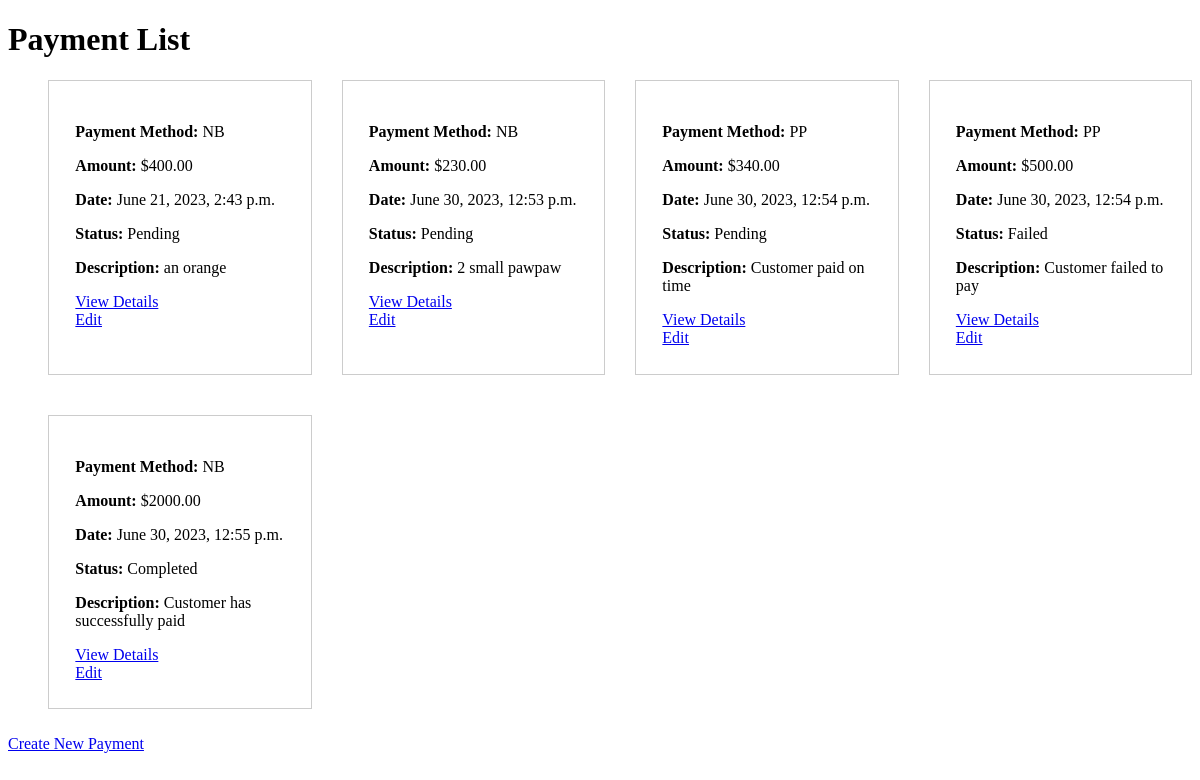
Before: /payment/payments/list/ with the older database file.
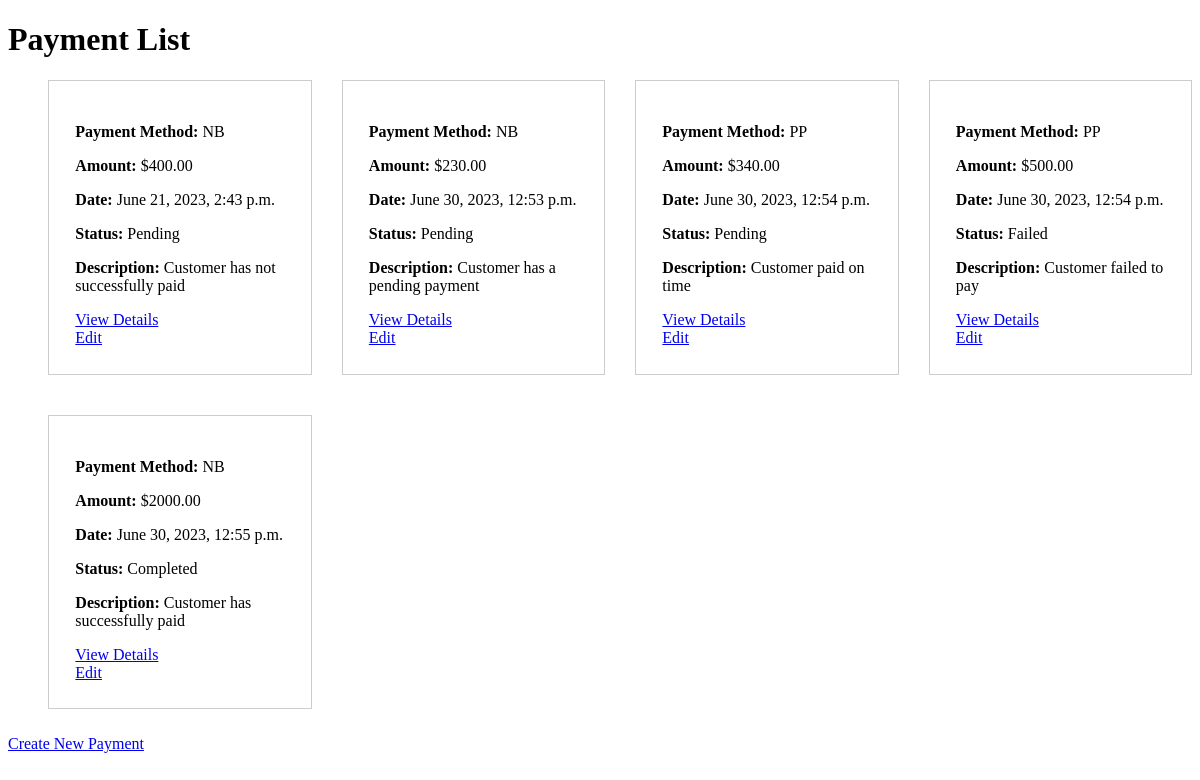
After: the same page with the newer database file.
### payment/models.py (models this page shows)
class Payment(models.Model):
    PAYMENT_METHODS = (
        ('NB', 'Lipa na Mpesa'),
        ('PP', 'Cash')
    )
    STATUS_CHOICES = (
        ('P', 'Pending'),
        ('C', 'Completed'),
        ('F', 'Failed'),
    )
    payment_method = models.CharField(max_length=2, choices=PAYMENT_METHODS)
    amount = models.DecimalField(max_digits=8, decimal_places=2)
    date = models.DateTimeField(auto_now_add=True)
    status = models.CharField(max_length=1, choices=STATUS_CHOICES)
    description = models.TextField()

### payment/views.py (the view)
# urls.py: path('payments/list/', views.payment_list, name='payment_list'),
def payment_list(request):
    payments = Payment.objects.all()
    return render(request, 'payment/payment_list.html', {'payments': payments})

### templates/payment/payment_list.html (shortened to what this page needs)
<!DOCTYPE html>
<html lang="en">
<head>
</head>
<body>
    <h1>Payment List</h1>
    <div class="payment-list">
        <ul>
            {% for payment in payments %}
        <li>
        <p><strong>Payment Method:</strong> {{ payment.payment_method }}</p>
        <p><strong>Amount:</strong> ${{ payment.amount }}</p>
        <p><strong>Date:</strong> {{ payment.date }}</p>
        <p><strong>Status:</strong> {{ payment.get_status_display }}</p>
        <p><strong>Description:</strong> {{ payment.description }}</p>
    <div class="actions">
        <a href="{% url 'payment_detail' pk=payment.pk %}">View Details</a><br>
        <a href="{% url 'edit_payment' payment.id %}">Edit</a>
    </div>
    </li>
    {% endfor %}
    </ul>
    </div>
    <div class="navigation">
        <a href="{% url 'create_payment' %}">Create New Payment</a>
    </div>
</body>
</html>

Changed rows visible on the page:
changed Payment: description "an orange" → "Customer has not successfully paid"
changed Payment: description "2 small pawpaw" → "Customer has a pending payment"
